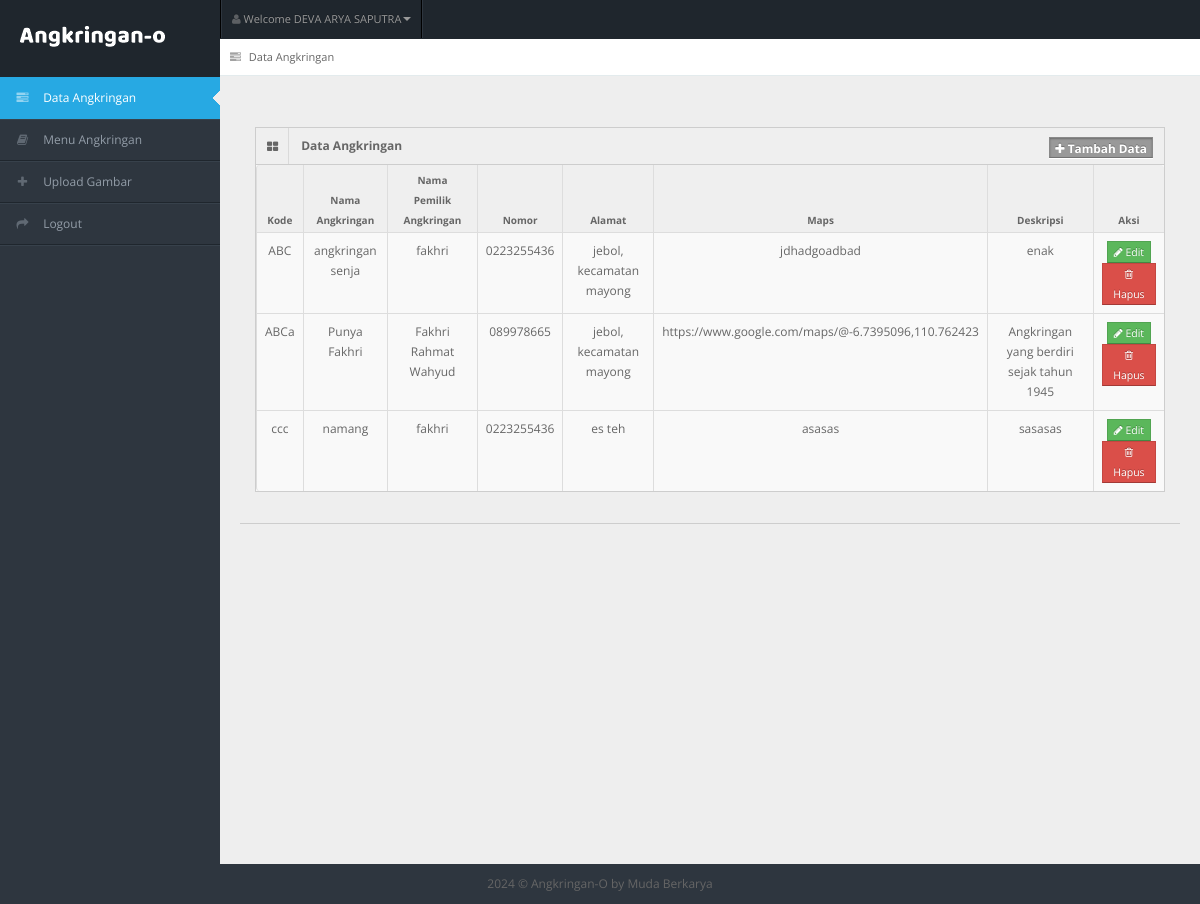
Page /admin/data_angkringan.php (signed in) on the committed database.
### tables this page shows
CREATE TABLE `tb_user` (
  `id_user` int(11) NOT NULL,
  `username` varchar(150) NOT NULL,
  `password` varchar(150) NOT NULL,
  `nama_user` varchar(150) NOT NULL,
  `id_level` int(11) NOT NULL,
  `status` varchar(150) NOT NULL
);

CREATE TABLE `tb_dataangkringan` (
  `kode` varchar(8) NOT NULL,
  `namaangkringan` varchar(20) NOT NULL,
  `nama` varchar(20) NOT NULL,
  `nomor` varchar(11) NOT NULL,
  `alamat` text NOT NULL,
  `maps` varchar(50) NOT NULL,
  `deskripsi` text NOT NULL
);

### admin/data_angkringan.php (the view, shortened to what this page needs)
<!DOCTYPE html>
<?php
include "connection/koneksi.php";
$id = $_SESSION['id_user'];
if (isset($_SESSION['username'])) {
  $query = "select * from tb_user natural join tb_level where id_user = $id";
  mysqli_query($conn, $query);
  $sql = mysqli_query($conn, $query);
  while ($r = mysqli_fetch_array($sql)) {
?>
    <html lang="en">
    <head>
      <link rel="stylesheet" href="template/dashboard/css/bootstrap.min.css" />
      <link rel="stylesheet" href="template/dashboard/css/bootstrap-responsive.min.css" />
      <link rel="stylesheet" href="template/dashboard/css/fullcalendar.css" />
      <link rel="stylesheet" href="template/dashboard/css/matrix-style.css" />
      <link rel="stylesheet" href="template/dashboard/css/matrix-media.css" />
      <link href="template/dashboard/font-awesome/css/font-awesome.css" rel="stylesheet" />
      <link rel="stylesheet" href="template/dashboard/css/jquery.gritter.css" />
    </head>
    <body>
      <div id="header">
        <h1><a href="data_angkringan.php">Data Angkringan</a></h1>
      </div>
      <div id="user-nav" class="navbar navbar-inverse">
        <ul class="nav">
          <li class="dropdown" id="profile-messages"><a title="" href="#" data-toggle="dropdown" data-target="#profile-messages" class="dropdown-toggle"><i class="icon icon-user"></i> <span class="text">Welcome <?php echo $r['nama_user']; ?></span><b class="caret"></b></a>
          </li>
        </ul>
      </div>
      <div id="sidebar"><a href="data_angkringan.php" class="visible-phone"><i class="icon icon-tasks"></i> <span>Data Angkringan</span></a>
        <ul>
          <?php
          if ($r['id_level'] == 1) {
          ?>
            <li class="active"> <a href="data_angkringan.php"><i class="icon icon-tasks"></i> <span>Data Angkringan</span></a> </li>
            <li> <a href="menu_angkringan.php"><i class="icon icon-book "></i> <span>Menu Angkringan</span></a> </li>
            <li> <a href="upload_gambar.php"><i class="icon icon-plus "></i> <span>Upload Gambar</span></a> </li>
            <li onclick="return confirm('Apakah anda ingin keluar?')">
              <a href="logout.php"><i class="icon icon-share-alt"></i> <span>Logout</span></a>
            </li>
          <?php
          }
          ?>
        </ul>
      </div>
      <div id="content">
        <div id="content-header">
          <div id="breadcrumb"> <a href="data_angkringan.php" title="Go to here" class="tip-bottom"><i class="icon icon-tasks"></i> Data Angkringan</a></div>
        </div>
        <div class="container-fluid">
          <?php
          if ($r['id_level'] == 1) {
          ?>
            <div class="widget-content">
              <div class="row-fluid">
                <div class="widget-box">
                  <div class="widget-title bg_lg"><span class="icon"><i class="icon-th-large"></i></span>
                    <h5>Data Angkringan</h5>
                    <a href="tambah_dataangkringan.php" class="btn btn-info btn-mini label"><i class="icon-plus"></i>&nbsp;Tambah Data</a>
                  </div>
                  <div class="widget-content nopadding">
                    <table class="table table-bordered table-invoice-full">
                      <thead>
                        <tr>
                          <th class="head0">Kode</th>
                          <th class="head0">Nama Angkringan</th>
                          <th class="head1">Nama Pemilik Angkringan</th>
                          <th class="head0">Nomor</th>
                          <th class="head0 right">Alamat</th>
                          <th class="head0 right">Maps</th>
                          <th class="head0 right">Deskripsi</th>
                          <th class="head0 right">Aksi</th>
                        </tr>
                      </thead>
                      <?php
                      $query_lihat_menu = "select * from tb_dataangkringan";
                      $sql_lihat_menu = mysqli_query($conn, $query_lihat_menu);
                      ?>
                      <tbody>
                        <?php
                        while ($r_lihat_menu = mysqli_fetch_array($sql_lihat_menu)) {
                        ?>
                          <tr>
                            <td>
                              <center><?php echo $r_lihat_menu['kode']; ?>
                            </td>
                            <td>
                              <center><?php echo $r_lihat_menu['namaangkringan']; ?></center>
                            </td>
                            <td>
                              <center><?php echo $r_lihat_menu['nama']; ?>
                            </td>
                            <td>
                              <center><?php echo $r_lihat_menu['nomor']; ?></center>
                            </td>
                            <td>
                              <center><?php echo $r_lihat_menu['alamat']; ?>
                            </td>
                            <td>
                              <center><?php echo $r_lihat_menu['maps']; ?>
                            </td>
                            <td>
                              <center><?php echo $r_lihat_menu['deskripsi']; ?></center>
                            </td>
                            <td>
                              <center>
                                <form action="" method="post">
                                  <a href="edit_data.php?kode=<?php echo $r_lihat_menu['kode']; ?>" class="btn btn-success btn-mini">
                                    <li class='icon-pencil'></li> Edit
                                  </a>
                                  <a href="delete_data.php?kode=<?php echo $r_lihat_menu['kode']; ?>" class="btn btn-mini btn-danger" onclick="return confirm('Apakah anda yakin?')">
                                    <li class='icon icon-trash'></li> Hapus
                                  </a>
                                </form>
                              </center>
                            </td>
                          </tr>
                        <?php
                        }
                        ?>
                      </tbody>
                    <?php
                  }
                    ?>
                    </table>
                  </div>
                </div>
              </div>
            <?php
          }
            ?>
            </div>
        </div>
      </div>
      <?php include "footer.php" ?>
    </body>
    </html>
  <?php
} else {
  header('location: logout.php');
}
  ?>

### admin/footer.php (shortened to what this page needs)
<footer>
<div class="row-fluid">
  <div id="footer" class="span12"> <?php echo date('Y'); ?> &copy; Angkringan-O <a href="#">by Muda Berkarya</a> </div>
</div>
</footer>

### admin/template/dashboard/css/matrix-media.css (style rules this page uses)
body { background:#2E363F; }
#header { background-color: #1f262d; margin-top:10px; }
#sidebar > ul { border-bottom: 1px solid #37414b }
#sidebar > ul > li { border-top: 1px solid #37414b; border-bottom: 1px solid #1f262d; }
#sidebar > ul > li.active { background-color: #27a9e3; border-bottom: 1px solid #27a9e3; border-top: 1px solid #27a9e3; }
#sidebar > ul > li.active a { color:#fff; text-decoration:none; }

### rows in the picture
tb_user: nama_user "DEVA ARYA SAPUTRA"
tb_dataangkringan: kode "ABC", namaangkringan "angkringan senja", nama "fakhri", nomor "0223255436", alamat "jebol, kecamatan mayong", maps "jdhadgoadbad", deskripsi "enak"
tb_dataangkringan: kode "ABCa", namaangkringan "Punya Fakhri", nama "Fakhri Rahmat Wahyud", nomor "089978665", alamat "jebol, kecamatan mayong", maps "https://www.google.com/maps/@-6.7395096,110.762423", deskripsi "Angkringan yang berdiri sejak tahun 1945"
tb_dataangkringan: kode "ccc", namaangkringan "namang", nama "fakhri", nomor "0223255436", alamat "es teh", maps "asasas", deskripsi "sasasas"
